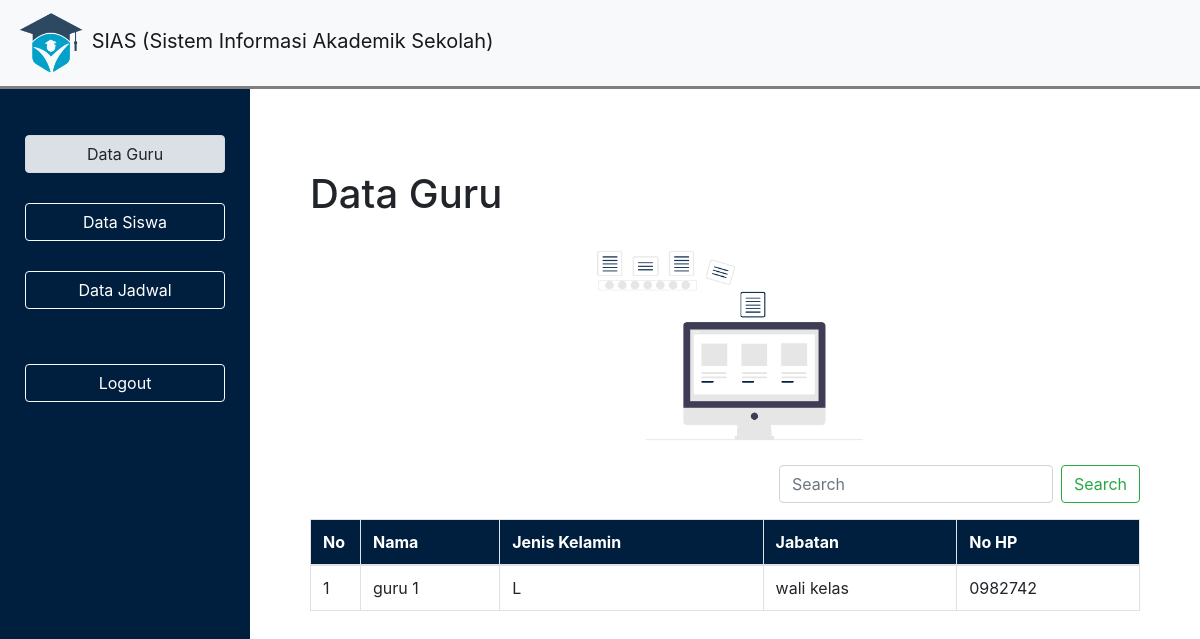
The page /login/guru/index.php (signed in) on the database its author committed.
### tables this page shows
CREATE TABLE `guru` (
  `id` int(11) NOT NULL,
  `nama` varchar(225) NOT NULL,
  `jenis_kelamin` varchar(225) NOT NULL,
  `jabatan` varchar(225) NOT NULL,
  `no_hp` varchar(20) NOT NULL,
  `password` varchar(225) NOT NULL
);

### login/guru/index.php (the view, shortened to what this page needs)
<?php
include"../../conn.php";
$ambil_guru="SELECT * FROM guru";
$query= mysqli_query($conn,$ambil_guru);
?>
<html>
<head>
<head>
    <link rel="stylesheet" href="../../css/bootstrap.min.css" >
</head>
<body>
<nav class="navbar navbar-light bg-light fixed-top" style="box-shadow: 0px 3px grey; z-index: 1;">
  <a class="navbar-brand" href="#">
    <img src="logo1.png" width="70" height="60"  alt="" loading="lazy">
    SIAS (Sistem Informasi Akademik Sekolah)
  </a>
</nav>
<div class="sidebar" style="background-color: #001f3f;">
<a href="index.php"><button class="btn btn-light active"> Data Guru</button></a>
<a href="siswa.php"><button class="btn btn-light "> Data Siswa</button></a>
<a href="jadwal.php"><button class="btn btn-light"> Data Jadwal</button></a>
<a href="logout.php"><button class="btn btn-light" style="margin-top: 20%;">Logout</button></a>
</div>
<div class="content">
	<h1>Data Guru</h1>
<div class="full">
<img src="data.png" width="340" style="margin: 0px 250px;">
</div>
 <form action="" method="post" class="form-inline"  style="float: right; margin-top:0px;">
 	<input class="form-control mr-sm-2" type="search" placeholder="Search" aria-label="Search" name="search">
	<button class="btn btn-outline-success my-2 my-sm-0" name="cari">Search</button>
 </form>
<table class="table table-bordered">
  <thead style="background-color: #001f3f; color: white;">
    <tr>
      <th scope="col" width="50">No</th>
      <th scope="col">Nama</th>
      <th scope="col">Jenis Kelamin</th>
      <th scope="col">Jabatan</th>
      <th scope="col">No HP</th>
    </tr>
  </thead>
  <tbody>
<?php
$i=0;
while ($asosiasi=mysqli_fetch_assoc($query)) {
$data_nama=$asosiasi['nama'];
$data_kelamin=$asosiasi['jenis_kelamin'];
$jabatan=$asosiasi['jabatan'];
$no_hp=$asosiasi['no_hp'];
++$i;
?>
	<tr>
		<td><?php echo "$i"; ?></td>
		<td><?php echo "$data_nama"; ?></td>
		<td><?php echo "$data_kelamin"; ?></td>
		<td><?php echo "$jabatan"; ?></td>
		<td><?php echo "$no_hp"; ?></td>
	</tr>
<?php
}
?>
  </tbody>
</table>
</div>
</body>
</html>

### login/guru/index.php (style rules this page uses)
body { max-width: 100%; text-align: justify; }
.sidebar { min-height: 100%; width: 250px; padding: 50px 25px; position: fixed; }
.content { margin: 70px 50px 50px 300px; padding: 100px 10px; }
.btn-light { margin: 15px 0px; width: 100%; color: white; background-color: transparent; }
.active { background-color: #001f3f; }
a { text-decoration: none; color: black; }
.full { width: 100%; }

### rows shown on the page
guru: nama "guru 1", jenis_kelamin "L", jabatan "wali kelas", no_hp "0982742"
